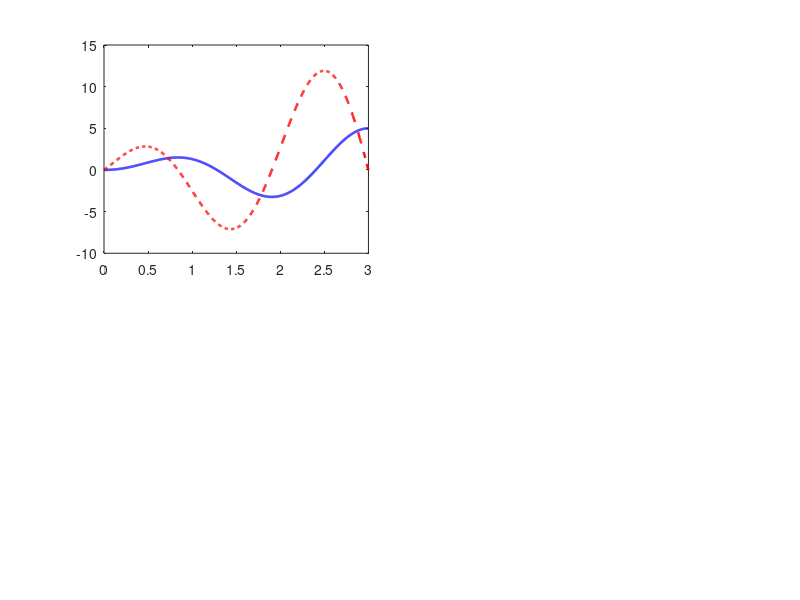

This figure's MATLAB source: (Note: this script raises an error after producing the figure.)
clear; clc; close all;

omega = 2.8284;

t = linspace(0, 3, 1000);

% coef = 0.5;
% phi1 = 43.446 * sin(omega*t) - 26.645 * cos(omega*t);
% phi2 = 15.360 * cos(omega*t) + 9.4202 * sin(omega*t);

% coef = 0.05;
% phi1 = 434.50 * sin(omega*t) - 266.41 * cos(omega*t);
% phi2 = 153.62 * cos(omega*t) + 94.190 * sin(omega*t);

% coef = 0.1;
% phi1 = 217.25 * sin(omega*t) - 133.21 * cos(omega*t);
% phi2 = 76.808 * cos(omega*t) + 47.098 * sin(omega*t);

% coef = 0.25;
% phi1 = 86.899 * sin(omega*t) - 53.283 * cos(omega*t);
% phi2 = 30.722 * cos(omega*t) + 18.838 * sin(omega*t);

% coef = 0.75;
% phi1 = 28.966 * sin(omega*t) - 17.762 * cos(omega*t);
% phi2 = 10.241 * cos(omega*t) + 6.2798 * sin(omega*t);

coef = 1;
phi1 = 21.725 * sin(omega*t) - 13.321 * cos(omega*t);
phi2 = 7.6808 * cos(omega*t) + 4.7098 * sin(omega*t);

u = coef * phi2;

% 0.05, 0.1, 0.25, 0.5
x1 = 1.3578 * t .* sin(omega*t) ...
         - 0.83254 * t .* cos(omega*t) ...
         + 0.29434 * sin(omega*t);

x2 = 3.8405 * t .* cos(omega*t) ...
         + 2.3548 * t .* sin(omega*t) ...
         + 1.3578 * sin(omega*t);

J = cumtrapz(t, u.^2);

figure('Position',[100,100,1200,800]);

subplot(2,2,1);
plot(t, x1, 'b-', 'LineWidth', 1.8); hold on;
plot(t, x2, 'r--', 'LineWidth', 1.8);
yline(5, '--k', 'LineWidth', 1.2);
yline(0, ':k', 'LineWidth', 1.2);

plot(3, x1(end), 'bo', 'MarkerSize', 8, 'MarkerFaceColor','b');
plot(3, x2(end), 'ro', 'MarkerSize', 8, 'MarkerFaceColor','r');
xlabel('t'); ylabel('x_1(t), x_2(t)');
title('Состояния x_1(t) и x_2(t)');
legend('x_1(t)', 'x_2(t)', 'x_1=5', 'x_2=0', 'Location','best');
grid on;

subplot(2,2,2);
plot(t, u, 'm-', 'LineWidth', 2);
xlabel('t'); ylabel('u(t)');
title(['Оптимальное управление u(t) = ', num2str(coef), '\phi_2(t)']);
grid on;

subplot(2,2,3);
plot(t, J, 'k-', 'LineWidth', 2);
xlabel('t'); ylabel('J(t) = \int_0^t u^2 d\tau');
title(['Критерий качества J(t),  J(3) = ', num2str(J(end), '%.6f')]);
grid on;

subplot(2,2,4);
plot(x1, x2, 'g-', 'LineWidth', 1.8); hold on;
plot(x1(1), x2(1), 'go', 'MarkerFaceColor','g', 'MarkerSize',8);
plot(x1(end), x2(end), 'ro', 'MarkerFaceColor','r', 'MarkerSize',8);
text(x1(1), x2(1), '  (0,0)', 'FontSize',10, 'VerticalAlignment','bottom');
text(x1(end), x2(end), sprintf('  (5,0)\n  t=%.1f', t(end)), ...
      'FontSize',10, 'VerticalAlignment','bottom');
xlabel('x_1'); ylabel('x_2');
title('Фазовая траектория');
grid on; axis equal;

sgtitle('Оптимальное управление по решению Maple', ...
        'FontSize',14, 'FontWeight','bold');

fprintf('Конечные значения:\n');
fprintf('x1(3) = %.6f (должно быть 5)\n', x1(end));
fprintf('x2(3) = %.6f (должно быть 0)\n', x2(end));
fprintf('u(3) = %.6f\n', u(end));
fprintf('J(3) = %.6f\n', J(end));